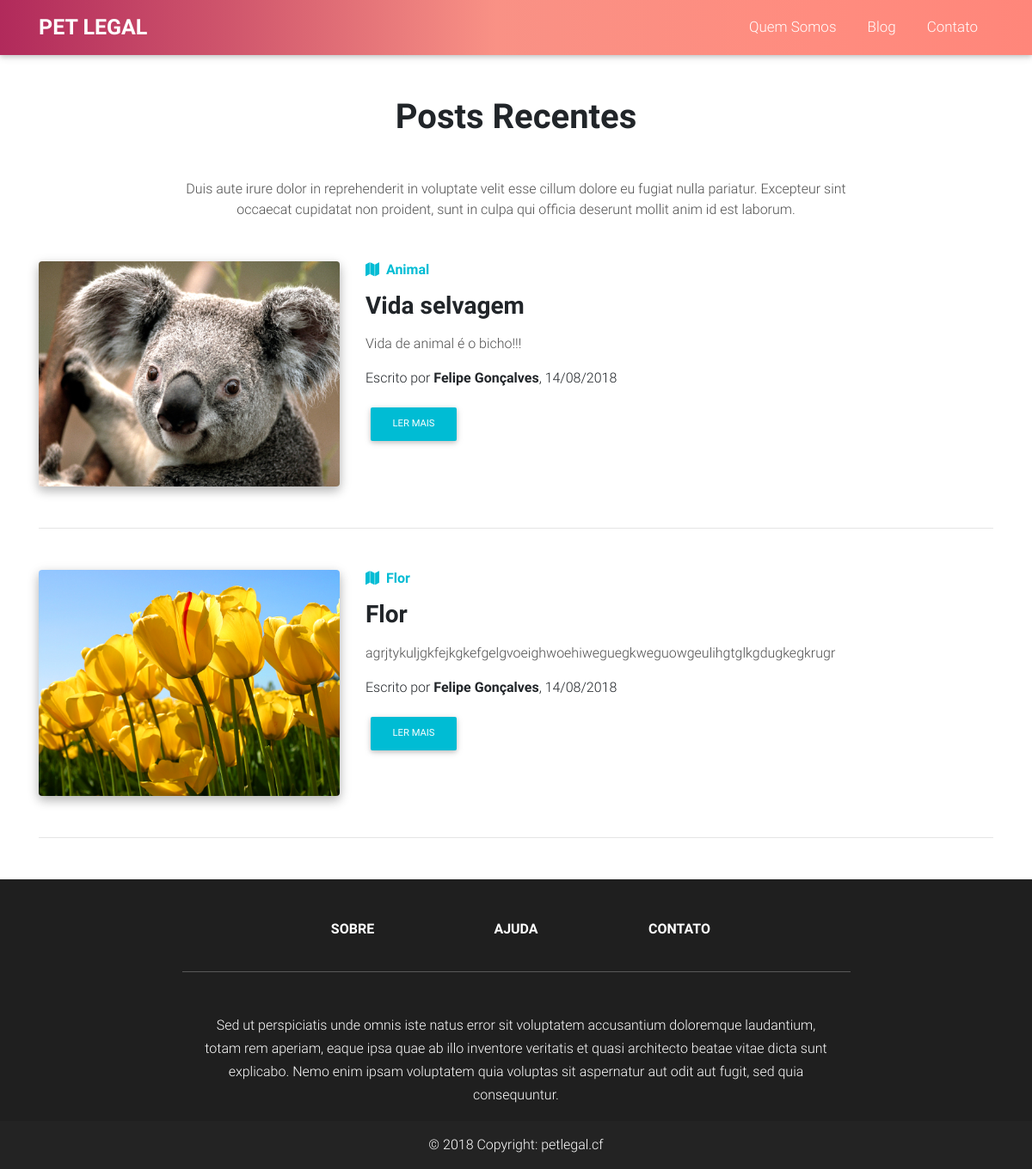
Screenshot of /Blog.php with the database file from the repository.
### tables this page shows
CREATE TABLE IF NOT EXISTS `artigo` (
  `id_artigo` int(11) NOT NULL AUTO_INCREMENT,
  `foto` char(255) NOT NULL,
  `categoria` char(30) NOT NULL,
  `titulo` char(30) NOT NULL,
  `resumo` char(200) NOT NULL,
  `data` datetime NOT NULL,
  `autor` char(50) NOT NULL,
  `conteudo` longtext NOT NULL,
  `status` enum('0','1') NOT NULL DEFAULT '1',
  PRIMARY KEY (`id_artigo`)
);

### Blog.php (the view, shortened to what this page needs)
<!DOCTYPE HTML>
<html>
    <?php include 'head.php'; ?>
    <body>
        <?php include 'header.php'; ?>
        <section class="my-5 container">
            <h2 class="h1-responsive font-weight-bold text-center my-5">Posts Recentes</h2>
            <p class="text-center dark-grey-text w-responsive mx-auto mb-5">Duis aute irure dolor in reprehenderit in voluptate velit esse cillum dolore eu fugiat nulla pariatur. Excepteur sint occaecat cupidatat non proident, sunt in culpa qui officia deserunt mollit anim id est laborum.</p>
            <?php
            require_once 'conexao.php';
            $w = "SELECT * FROM `artigo` WHERE data <= NOW() AND status = '1' ORDER BY data DESC";
            $vw = mysqli_query($conn, $w);
            while ($vwr = mysqli_fetch_assoc($vw)) {?>
            <div class="row">
                <div class="col-lg-5 col-xl-4">
                    <div class="view overlay rounded z-depth-1-half mb-lg-0 mb-4">
                        <img class="img-fluid" src="img_art/<?php echo $vwr['foto'];?>" alt="Imagem não disponível">
                    </div>
                </div>
                <div class="col-lg-7 col-xl-8">
                    <a href="#!" class="cyan-text"><h6 class="font-weight-bold mb-3"><i class="fa fa-map pr-2"></i><?php echo $vwr['categoria'];?></h6></a>
                    <h3 class="font-weight-bold mb-3"><strong><?php echo $vwr['titulo'];?></strong></h3>
                    <p class="dark-grey-text"><?php echo $vwr['resumo'];?></p>
                    <p>Escrito por <a class="font-weight-bold"><?php echo $vwr['autor'];?></a>, <?php echo date("d/m/Y", strtotime($vwr['data'])); ?></p>
                    <a class="btn btn-cyan btn-md" href="pageart2.php?content=<?=$vwr['id_artigo'];?>">Ler Mais</a>
                </div>
            </div>
            <hr class="my-5">
            <?php } ?>
        </section>
<?php include 'footer.php'; ?>
    </body>
</html>

### head.php (shortened to what this page needs)
<link rel="stylesheet" href="https://maxcdn.bootstrapcdn.com/font-awesome/4.6.0/css/font-awesome.min.css">
<link href="css/bootstrap.min.css" rel="stylesheet">
<link href="css/mdb.min.css" rel="stylesheet">
<link href="css/style.css" rel="stylesheet">

### header.php (shortened to what this page needs)
<nav class="navbar navbar-expand-lg navbar-dark navbar-fixed">
    <div class="container">
        <a class="navbar-brand" href="index.php"><strong>Pet Legal</strong></a>
        <div class="collapse navbar-collapse" id="navbarResponsive">
            <ul class="navbar-nav ml-auto">
                <li class="nav-item">
                    <a class="nav-link" href="quemsomos.php">Quem Somos</a>
                </li>
                <li class="nav-item">
                    <a class="nav-link" href="blog.php">Blog</a>
                </li>
                <li class="nav-item">
                    <a class="nav-link" href="contato.php">Contato</a>
                </li>
            </ul>
        </div>
    </div>
</nav>

### footer.php (shortened to what this page needs)
<footer>
    <div class="container">
        <div class="row text-center d-flex justify-content-center pt-5 mb-3">
            <div class="col-md-2 mb-3">
                <h6 class="text-uppercase font-weight-bold">
                    <a href="#!">Sobre</a>
                </h6>
            </div>
            <div class="col-md-2 mb-3">
                <h6 class="text-uppercase font-weight-bold">
                    <a href="#!">Ajuda</a>
                </h6>
            </div>
            <div class="col-md-2 mb-3">
                <h6 class="text-uppercase font-weight-bold">
                    <a href="contato.php">Contato</a>
                </h6>
            </div>
        </div>
        <hr class="rgba-white-light" style="margin: 0 15%;">
        <div class="row d-flex text-center justify-content-center mb-md-0 mb-4">
            <div class="col-md-8 col-12 mt-5">
                <p style="line-height: 1.7rem">Sed ut perspiciatis unde omnis iste natus error sit voluptatem accusantium doloremque laudantium, totam
                    rem aperiam, eaque ipsa quae ab illo inventore veritatis et quasi architecto beatae vitae dicta sunt
                    explicabo. Nemo enim ipsam voluptatem quia voluptas sit aspernatur aut odit aut fugit, sed quia consequuntur.</p>
            </div>
        </div>
            </div>
    <div style="background: rgb(35, 35, 35);" class="footer-copyright text-center py-3">© 2018 Copyright:
        <a href="https://mdbootstrap.com/bootstrap-tutorial/"> petlegal.cf</a>
    </div>
</footer>

### css/style.css (style rules this page uses)
.navbar-brand { text-transform: uppercase; font-size: 25px; font-weight: 400; }
nav { background: linear-gradient(to left, #ff8177 0%, #ff867a 0%, #ff8c7f 21%, #f99185 52%, #cf556c 78%, #b12a5b 100%); }
nav li { padding: 0 10px 0 10px; }
nav li a { font-size: 17px; }
footer { margin-top: 25px; background: rgb(31, 31, 31); color: white; }
footer a { color: #fff; }

### rows the page displays
artigo: foto (picture), categoria "Animal", titulo "Vida selvagem", resumo "Vida de animal é o bicho!!!", autor "Felipe Gonçalves", data "14/08/2018"
artigo: foto (picture), categoria "Flor", titulo "Flor", resumo "agrjtykuljgkfejkgkefgelgvoeighwoehiweguegkweguowgeulihgtglkgdugkegkrugr", autor "Felipe Gonçalves", data "14/08/2018"
